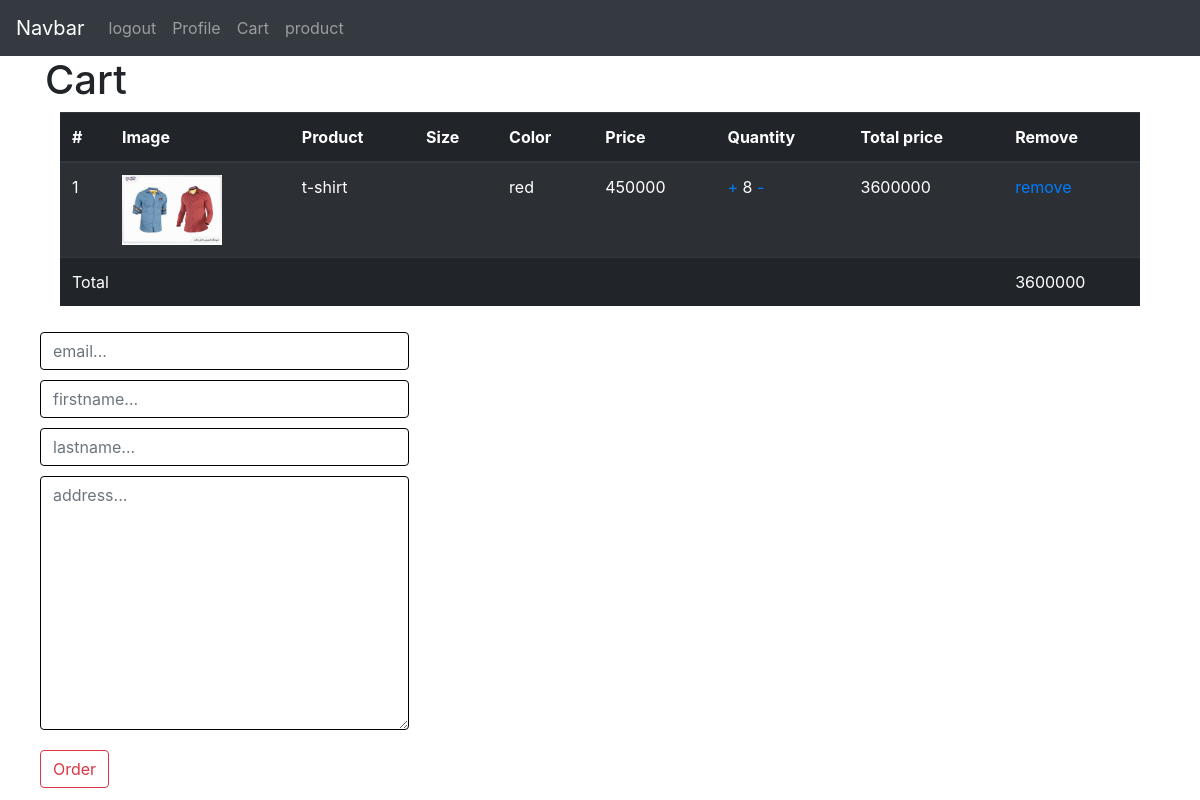
The app's page /cart/ (signed in) with its own data.
### cart/models.py (models this page shows, shortened)
class Cart(models.Model):
    user = models.ForeignKey(User, on_delete=models.CASCADE)
    product = models.ForeignKey(Product, on_delete=models.CASCADE)
    variant = models.ForeignKey(Variant, on_delete=models.CASCADE, null=True, blank=True)
    quantity = models.PositiveIntegerField()

### home/models.py (models this page shows, shortened)
class Product(models.Model):
    VARIANT = (
        ('None', 'none'),
        ('Size', 'size'),
        ('Color', 'color'),
    )
    category = models.ManyToManyField(Category, blank=True)
    name = models.CharField(max_length=200)
    amount = models.PositiveIntegerField()
    unit_price = models.PositiveIntegerField()
    discount = models.PositiveIntegerField(blank=True, null=True)
    total_price = models.PositiveIntegerField()
    information = models.TextField(blank=True, null=True)
    create = models.DateTimeField(auto_now_add=True)
    update = models.DateTimeField(auto_now=True)
    available = models.BooleanField(default=True, null=True, blank=True)
    status = models.CharField(max_length=10, null=True, blank=True, choices=VARIANT)
    color = models.ManyToManyField('Color', blank=True)
    size = models.ManyToManyField('Size', blank=True)
    brand = models.ForeignKey('Brand', on_delete=models.CASCADE, blank=True, null=True)
    image = models.FileField(upload_to='product/%Y/%m/&d')
    tags = TaggableManager(blank=True)
    like = models.ManyToManyField(User, blank=True, related_name='product_like')
    total_like = models.PositiveIntegerField(default=0)
    unlike = models.ManyToManyField(User, blank=True, related_name='product_unlike')
    total_unlike = models.PositiveIntegerField(default=0)
    favourite = models.ManyToManyField(User, blank=True, related_name='fa_user')
    total_favourite = models.IntegerField(default=0)
    sell = models.IntegerField(default=0)
    view = models.ManyToManyField(User, blank=True, related_name='product_view')
    num_view = models.IntegerField(default=0)
    @property
    def total_price(self):
        if not self.discount:
            return self.unit_price
        elif self.discount:
            total = (self.discount * self.unit_price) / 100
            return int(self.unit_price - total)
        return self.total_price
    def total_like(self):
        return self.like.count()
    def total_unlike(self):
        return self.unlike.count()

class Variant(models.Model):
    name = models.CharField(max_length=200)
    product_variant = models.ForeignKey(Product, on_delete=models.CASCADE, null=True, blank=True)
    size_variant = models.ForeignKey(Size, on_delete=models.CASCADE, null=True, blank=True)
    color_variant = models.ForeignKey(Color, on_delete=models.CASCADE, null=True, blank=True)
    amount = models.PositiveIntegerField()
    unit_price = models.PositiveIntegerField()
    discount = models.PositiveIntegerField(blank=True, null=True)
    total_price = models.PositiveIntegerField()
    update = models.DateTimeField(auto_now=True)
    @property
    def total_price(self):
        if not self.discount:
            return self.unit_price
        elif self.discount:
            total = (self.discount * self.unit_price) / 100
            return int(self.unit_price - total)
        return self.total_price

class Color(models.Model):
    name = models.CharField(max_length=100)

### cart/views.py (the view)
# urls.py: path('', views.detail, name='detail_cart'),
def detail(request):
    cart = Cart.objects.filter(user_id=request.user.id)
    order_form = OrderForm()
    total = 0
    for p in cart:
        if p.product.status != 'None':
            total += p.variant.total_price * p.quantity
        else:
            total += p.product.total_price * p.quantity
    return render(request, 'cart/detail.html', {'cart': cart, 'total': total, 'order_form': order_form})

### order/forms.py
class OrderForm(forms.ModelForm):
    class Meta:
        model = Order
        fields = ['email', 'first_name', 'last_name', 'address']

### accounts/authrnticate.py (called while the page is built)
    def get_user(self, user_id):
        try:
            return User.objects.get(pk=user_id)
        except User.DoesBNotExist:
            return None

### cart/templates/cart/detail.html (shortened to what this page needs)
{% extends 'base.html' %}
{% block  content %}
<h1>Cart</h1>
<div class="container">
    <table class="table table-striped table-dark">
        <thead>
        <tr>
            <th scope="col">#</th>
            <th scope="col">Image</th>
            <th scope="col">Product</th>
            <th scope="col">Size</th>
            <th scope="col">Color</th>
            <th scope="col">Price</th>
            <th scope="col">Quantity</th>
            <th scope="col">Total price</th>
            <th scope="col">Remove</th>
        </tr>
        </thead>
        <tbod>
            {% for c in cart %}
            <tr>
                <td>{{forloop.counter}}</td>
                <td><img src="{{c.product.image.url}}" alt="" width="100"></td>
                <td>{{c.product.name}}</td>
                <td>{{c.variant.size_variant.name}}</td>
                <td>{{c.variant.color_variant.name}}</td>
                <td>
                    {% if c.product.status != 'None' %}
                    {{c.variant.total_price}}
                    {% else %}
                    {{c.product.total_price}}
                    {% endif %}
                </td>
                <td>
                    <a href="{% url 'cart:add_single' c.id %}">+</a> {{c.quantity}} <a
                        href="{% url 'cart:remove_single' c.id %}">-</a></td>
                <td>
                    {% if c.product.status != 'None' %}
                    {% widthratio c.variant.total_price 1 c.quantity %}
                    {% else %}
                    {% widthratio c.product.total_price 1 c.quantity %}
                    {% endif %}
                </td>
                <td><a href="{% url 'cart:remove_cart' c.id %}" style="text-decoration: ">remove</a></td>
            </tr>
            {% endfor %}
            <tr>
                <td colspan="8">Total</td>
                <td>{{total}}</td>
            </tr>
        </tbod>
    </table>
</div>
<div class="row">
    <form action="{% url 'order:create_order' %}" method="post">
        <input type="email" name="email" class="form-control" style="border-color: black; margin: 10px"
               placeholder="email...">
        <input type="text" name="first_name" class="form-control" style="border-color: black; margin: 10px"
               placeholder="firstname...">
        <input type="text" name="last_name" class="form-control" style="border-color: black; margin: 10px"
               placeholder="lastname...">
        <textarea name="" id="address" cols="30" rows="10" class="form-control"
                  style="border-color: black; margin: 10px" placeholder="address..."></textarea>
        <button type="submit" class="btn btn-outline-danger" style=" margin: 10px">Order</button>
    </form>
</div>
{% endblock %}

### records on screen
Cart: product.image (picture), product.name "t-shirt", variant.color_variant.name "red", variant.total_price "450000", quantity "8", variant+quantity "3600000"

### other values on screen
{{ total }} "3600000"
